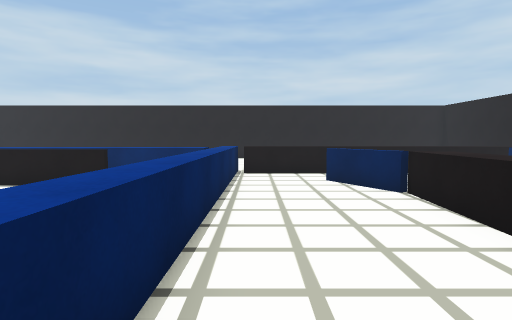
view 1 (above)

21 first-person views from a walk through a Unity game level. The camera is 1.3 m above the floor, tilts 4° down and sees 80° across. The floor is counted in squares, 1 m on a side. Each view is taken from the middle of a square. On the plan, view 1 faces up. The plan holds only what a view shows up to about 14 squares ahead; the rest is blank. The player character is not drawn. Some animated figures are not drawn. Surface patterns are stand-ins for the level's own textures.

view 2
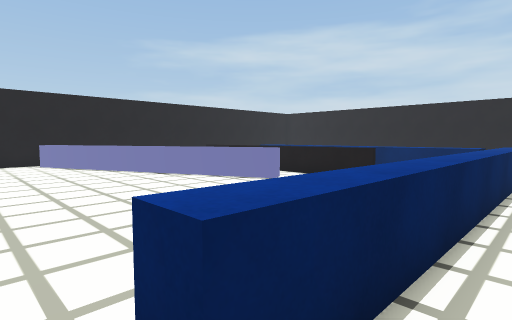

view 3
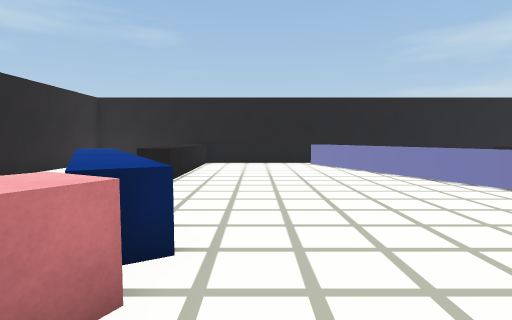

view 4
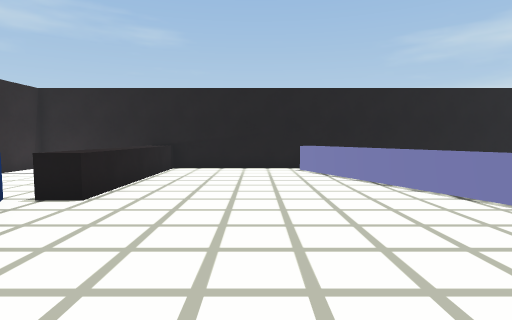

view 5
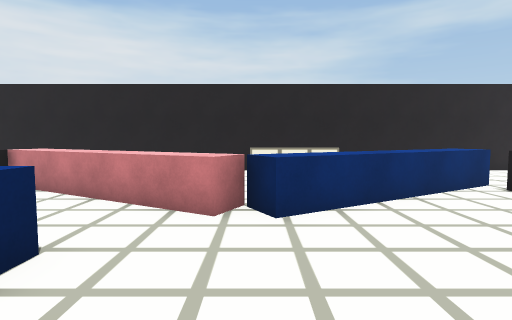

view 6
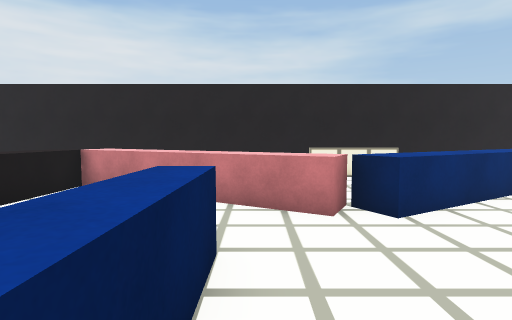

view 7
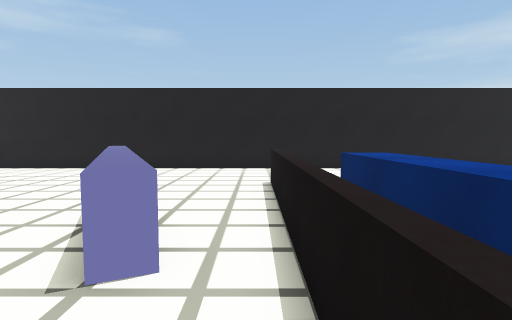

view 8
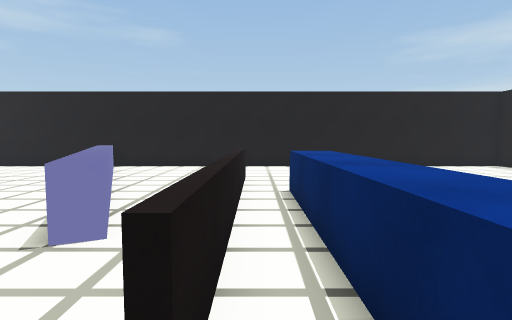

view 9
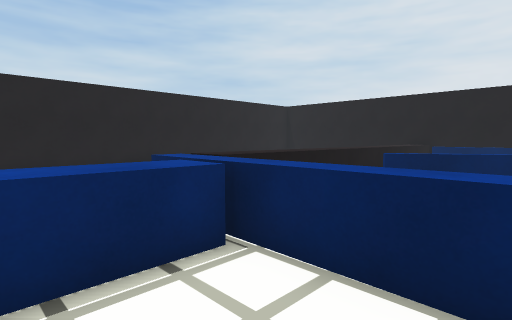

view 10
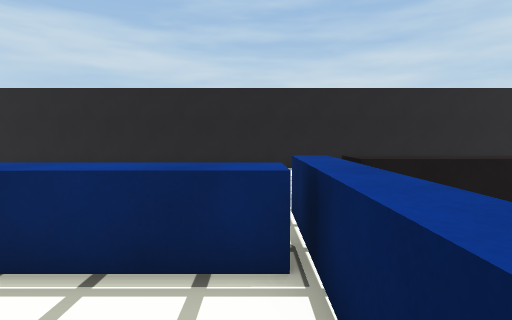

view 11
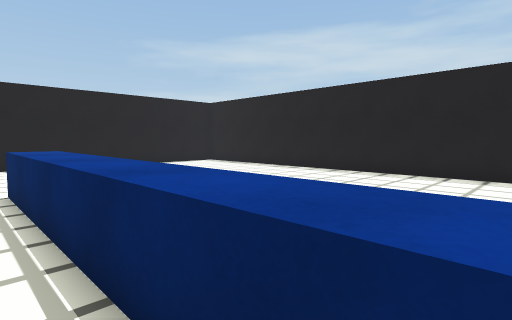

view 12
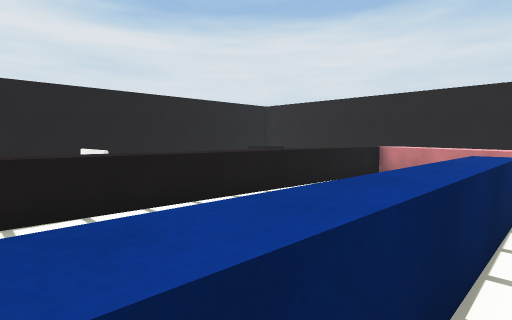

view 13
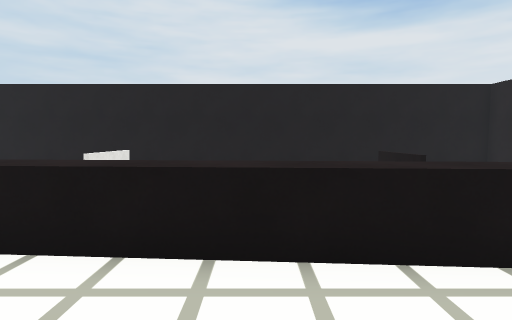

view 14
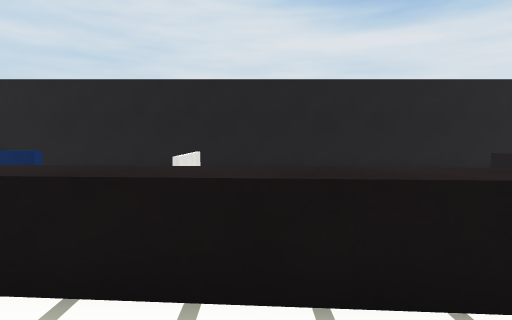

view 15
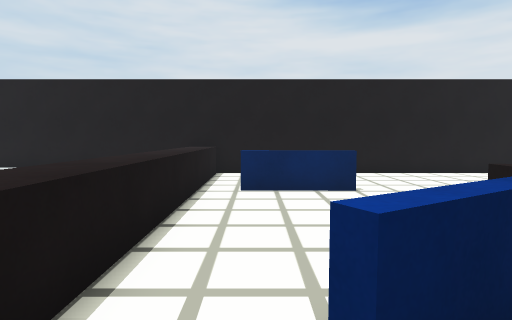

view 16
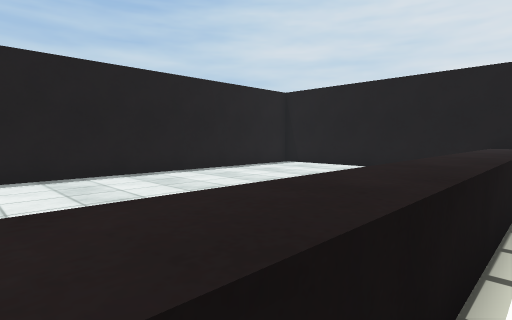

view 17
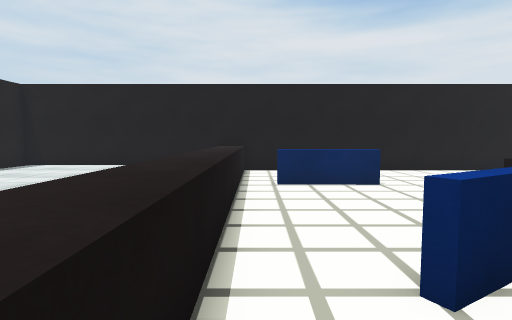

view 18
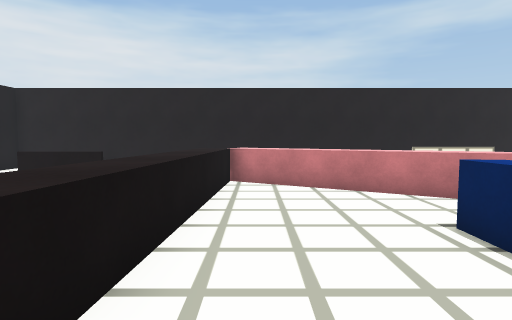

view 19
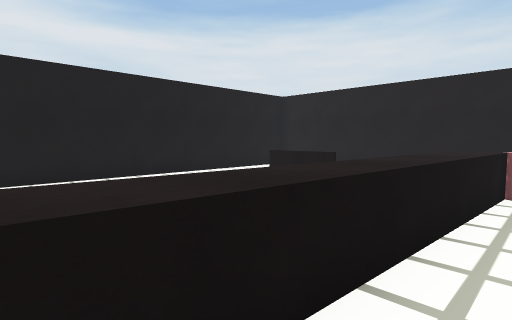

view 20
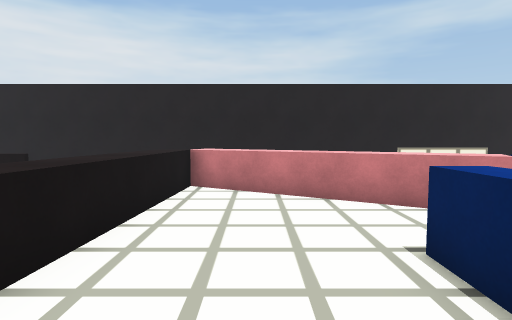

view 21
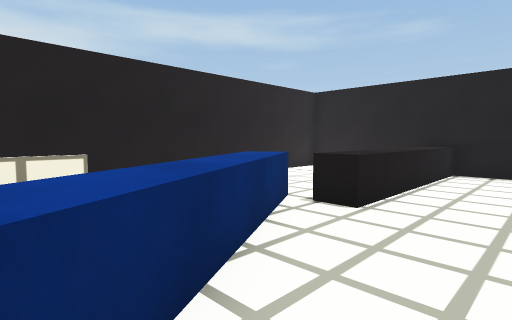

### Floor plan
Key: @ floor where view 1 was taken; # wall or solid block; . main floor; : floor 0.25 m higher than the main floor; / step, stairs or slope; = window, fence, low wall or low ledge; ^ raised ledge.
Columns run from 18 left of view 1 to 13 right of it. Each row starts with its distance up from view 1.
 21  #   ###########################
 20  ..    .........   /:::::::::::#
 19 #...  ..........    :::::::::::#
 18 #...............    :::::::::::#
 17 # ..............   /:::::::::::#
 16 #                  /:::::::::::#
 15 #                              #
 14 #                              #
 13 #                              #
 12 #                ^^^^^^^^^^^^^^#
 11 #...    ^^^^^^^^^^.............#
 10 #.......^^^^^^^^^^..=......=...#
  9 #....==========..^..==.....=   #
  8 #.............. .^...==....=   #
  7 #..........^... .^....^. ..... #
  6 #.......=^^^.   .^....^    ....#
  5 #.....^^^=..     ^....^    ....#
  4 #...^^^......    ^....^     ...#
  3 #.^^^.......... .^....^ === ...#
  2 #=^............ .^...^^      ..#
  1 #................^...^^       .#
  0 #................^@..^^       .#
 -1 #....................^^       .#
 -2 #............^=^.....^^       .#
 -3 #...........^^^^^^...^^ ==    .#
 -4 #^^^^^^^..^^^.. ^^^^.^^       .#
 -5 #     .=^^^. ..   ^^^^^       .#
 -6 #    ...^^   .     .^=        .#
 -7 #   ...    ====               .#
 -8 #  ...                        .#
 -9 # ....                         #
-10 ################################

Where each view was taken, in squares from view 1:
view 1: 0 up, 0 right, facing up
view 2: 1 down, 0 right, facing up-left
view 3: 1 down, 1 left, facing left
view 4: 0 up, 4 left, facing left
view 5: 3 up, 4 left, facing down
view 6: 3 up, 2 left, facing down
view 7: 8 up, 4 left, facing left
view 8: 9 up, 3 left, facing left
view 9: 7 up, 4 left, facing up-right
view 10: 7 up, 2 left, facing up
view 11: 9 up, 2 left, facing up-left
view 12: 6 up, 2 left, facing down-right
view 13: 0 up, 0 right, facing right
view 14: 2 up, 1 right, facing right
view 15: 10 up, 1 right, facing right
view 16: 11 up, 1 right, facing up-right
view 17: 11 up, 0 right, facing right
view 18: 4 up, 2 right, facing down
view 19: 3 up, 2 right, facing down-right
view 20: 3 up, 1 right, facing down
view 21: 1 down, 5 left, facing down-left
